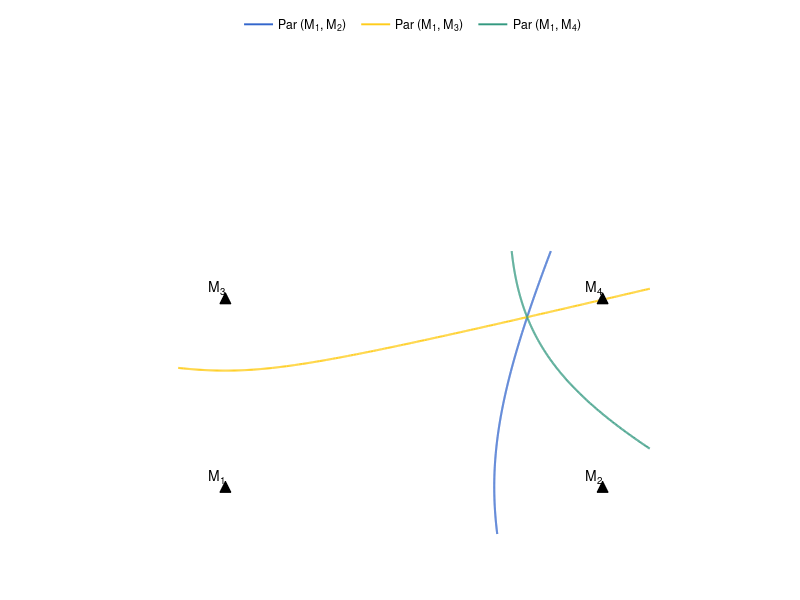

Source code (MATLAB):
clc; clear; close all;

%% Parâmetros do cenário
c = 343;                         % velocidade do som [m/s]
micro = [0 0; 4 0; 0 2; 4 2];    % posições dos 4 microfones (x,y)
source = [3.2 1.8];              % posição real da fonte
pairs = [1 2; 1 3; 1 4];         % pares de microfones
numPairs = size(pairs,1);

% Domínio do plano
x = linspace(-0.5,4.5,500);
y = linspace(-0.5,2.5,500);
[X,Y] = meshgrid(x,y);

figure('Color','w'); hold on; axis equal;
axis([-0.5 4.5 -0.5 4.5]);
set(gca,'XColor','none','YColor','none'); % remove eixos

%% Cores suaves para as hipérboles
colors = [0.2 0.4 0.8;   % azul petróleo
          1 0.8 0.1;   % cinza azulado
          0.2 0.6 0.5];  % verde azulado

%% Gerar e plotar hipérboles
for k = 1:numPairs
    i = pairs(k,1); j = pairs(k,2);
    d_i = sqrt((X-micro(i,1)).^2 + (Y-micro(i,2)).^2);
    d_j = sqrt((X-micro(j,1)).^2 + (Y-micro(j,2)).^2);
    tdoa = norm(source-micro(i,:)) - norm(source-micro(j,:));
    
    contour(X,Y,d_i-d_j-tdoa,[0 0], 'LineWidth',1.5, 'LineColor',colors(k,:));
end

%% Adicionar microfones e fonte
plot(micro(:,1), micro(:,2), '^', ...
    'MarkerSize',8, 'MarkerFaceColor','k', 'MarkerEdgeColor','k'); % microfones (triângulos pretos)

%% Adicionar etiquetas dos microfones
labels = {'M_1','M_2','M_3','M_4'};
for k = 1:size(micro,1)
    text(micro(k,1)-0.18, micro(k,2)+0.12, labels{k}, ...
        'FontSize',10, 'Color','k');
end

%% Legenda das hipérboles
legLabels = {'Par (M_1, M_2)', 'Par (M_1, M_3)', 'Par (M_1, M_4)'};
for k = 1:numPairs
    h(k) = plot(nan, nan, '-', 'Color', colors(k,:), 'LineWidth', 1.4);
end
legend(h, legLabels, 'Location', 'northoutside', 'Orientation', 'horizontal', ...
       'Box', 'off', 'FontSize', 9);

